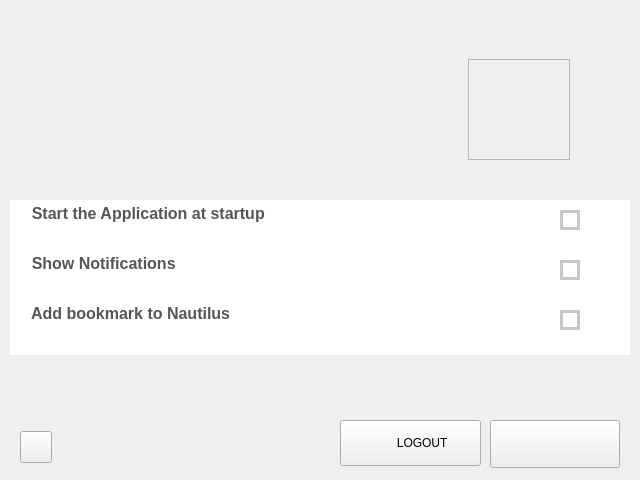
<?xml version="1.0" encoding="UTF-8"?>
<ui version="4.0">
 <class>CloudDrive</class>
 <widget class="QMainWindow" name="CloudDrive">
  <property name="geometry">
   <rect>
    <x>0</x>
    <y>0</y>
    <width>640</width>
    <height>480</height>
   </rect>
  </property>
  <property name="minimumSize">
   <size>
    <width>640</width>
    <height>480</height>
   </size>
  </property>
  <property name="maximumSize">
   <size>
    <width>640</width>
    <height>480</height>
   </size>
  </property>
  <property name="acceptDrops">
   <bool>false</bool>
  </property>
  <property name="windowTitle">
   <string>Cloud Drive</string>
  </property>
  <property name="styleSheet">
   <string notr="true">
background:url(/usr/local/apps/cloud drive/ui\ components/background);</string>
  </property>
  <property name="tabShape">
   <enum>QTabWidget::Rounded</enum>
  </property>
  <property name="dockOptions">
   <set>QMainWindow::AllowNestedDocks|QMainWindow::AllowTabbedDocks|QMainWindow::AnimatedDocks</set>
  </property>
  <property name="unifiedTitleAndToolBarOnMac">
   <bool>false</bool>
  </property>
  <widget class="QWidget" name="centralwidget">
   <widget class="QFrame" name="userImage">
    <property name="geometry">
     <rect>
      <x>468</x>
      <y>59</y>
      <width>102</width>
      <height>101</height>
     </rect>
    </property>
    <property name="styleSheet">
     <string notr="true">background: url(/usr/local/apps/cloud drive/ui\ components/userDefaultImage);
border-radius: 50px;</string>
    </property>
    <property name="frameShape">
     <enum>QFrame::StyledPanel</enum>
    </property>
    <property name="frameShadow">
     <enum>QFrame::Raised</enum>
    </property>
   </widget>
   <widget class="QWidget" name="logo" native="true">
    <property name="geometry">
     <rect>
      <x>20</x>
      <y>20</y>
      <width>150</width>
      <height>80</height>
     </rect>
    </property>
    <property name="styleSheet">
     <string notr="true">background:url(/usr/local/apps/cloud drive/ui\ components/logo);</string>
    </property>
   </widget>
   <widget class="QWidget" name="optionsWidget" native="true">
    <property name="geometry">
     <rect>
      <x>0</x>
      <y>180</y>
      <width>640</width>
      <height>208</height>
     </rect>
    </property>
    <property name="styleSheet">
     <string notr="true">QWidget#optionsWidget{
	background:url(/usr/local/apps/cloud drive/ui\ components/optionsBackground1);
}
QWidget#optionsWidget:hover{
	background:url(/usr/local/apps/cloud drive/ui\ components/optionsBackground2);
}
QWidget#optionsWidget{
	border-color:transparent
}</string>
    </property>
    <widget class="QTextBrowser" name="optionsWidgetChild1">
     <property name="geometry">
      <rect>
       <x>10</x>
       <y>20</y>
       <width>620</width>
       <height>55</height>
      </rect>
     </property>
     <property name="styleSheet">
      <string notr="true">QTextBrowser#optionsWidgetChild1{background:#fff;color:#a5a8ab;border:none}
QTextBrowser#optionsWidgetChild1:hover{background:#eee;}
</string>
     </property>
     <property name="html">
      <string>&lt;!DOCTYPE HTML PUBLIC &quot;-//W3C//DTD HTML 4.0//EN&quot; &quot;http://www.w3.org/TR/REC-html40/strict.dtd&quot;&gt;
&lt;html&gt;&lt;head&gt;&lt;meta name=&quot;qrichtext&quot; content=&quot;1&quot; /&gt;&lt;style type=&quot;text/css&quot;&gt;
p, li { white-space: pre-wrap; }
&lt;/style&gt;&lt;/head&gt;&lt;body style=&quot; font-family:'Cantarell'; font-size:11pt; font-weight:400; font-style:normal;&quot;&gt;
&lt;p style=&quot; margin-top:0px; margin-bottom:0px; margin-left:0px; margin-right:0px; -qt-block-indent:0; text-indent:0px;&quot;&gt;&lt;span style=&quot; font-size:12pt; font-weight:600; color:#555753;&quot;&gt;    Start the Application at startup&lt;/span&gt;&lt;/p&gt;&lt;/body&gt;&lt;/html&gt;</string>
     </property>
    </widget>
    <widget class="QTextBrowser" name="optionsWidgetChild2">
     <property name="geometry">
      <rect>
       <x>10</x>
       <y>70</y>
       <width>620</width>
       <height>55</height>
      </rect>
     </property>
     <property name="styleSheet">
      <string notr="true">QTextBrowser#optionsWidgetChild2{background:#fff;border:none;color:#a5a8ab;}
QTextBrowser#optionsWidgetChild2:hover{background:#eee;}
</string>
     </property>
     <property name="html">
      <string>&lt;!DOCTYPE HTML PUBLIC &quot;-//W3C//DTD HTML 4.0//EN&quot; &quot;http://www.w3.org/TR/REC-html40/strict.dtd&quot;&gt;
&lt;html&gt;&lt;head&gt;&lt;meta name=&quot;qrichtext&quot; content=&quot;1&quot; /&gt;&lt;style type=&quot;text/css&quot;&gt;
p, li { white-space: pre-wrap; }
&lt;/style&gt;&lt;/head&gt;&lt;body style=&quot; font-family:'Cantarell'; font-size:11pt; font-weight:400; font-style:normal;&quot;&gt;
&lt;p style=&quot; margin-top:0px; margin-bottom:0px; margin-left:0px; margin-right:0px; -qt-block-indent:0; text-indent:0px;&quot;&gt;&lt;span style=&quot; font-size:12pt; font-weight:600; color:#555753;&quot;&gt;    Show Notifications&lt;/span&gt;&lt;/p&gt;&lt;/body&gt;&lt;/html&gt;</string>
     </property>
    </widget>
    <widget class="QTextBrowser" name="optionsWidgetChild3">
     <property name="geometry">
      <rect>
       <x>10</x>
       <y>120</y>
       <width>620</width>
       <height>55</height>
      </rect>
     </property>
     <property name="styleSheet">
      <string notr="true">QTextBrowser#optionsWidgetChild3{background:#fff;border:none;}
QTextBrowser#optionsWidgetChild3:hover{background:#eee;}
</string>
     </property>
     <property name="html">
      <string>&lt;!DOCTYPE HTML PUBLIC &quot;-//W3C//DTD HTML 4.0//EN&quot; &quot;http://www.w3.org/TR/REC-html40/strict.dtd&quot;&gt;
&lt;html&gt;&lt;head&gt;&lt;meta name=&quot;qrichtext&quot; content=&quot;1&quot; /&gt;&lt;style type=&quot;text/css&quot;&gt;
p, li { white-space: pre-wrap; }
&lt;/style&gt;&lt;/head&gt;&lt;body style=&quot; font-family:'Cantarell'; font-size:11pt; font-weight:400; font-style:normal;&quot;&gt;
&lt;p style=&quot; margin-top:0px; margin-bottom:0px; margin-left:0px; margin-right:0px; -qt-block-indent:0; text-indent:0px;&quot;&gt;&lt;span style=&quot; font-size:12pt; font-weight:600; color:#555753;&quot;&gt;    Add bookmark to Nautilus&lt;/span&gt;&lt;/p&gt;&lt;/body&gt;&lt;/html&gt;</string>
     </property>
    </widget>
    <widget class="QCheckBox" name="checkBox1">
     <property name="enabled">
      <bool>true</bool>
     </property>
     <property name="geometry">
      <rect>
       <x>560</x>
       <y>30</y>
       <width>20</width>
       <height>20</height>
      </rect>
     </property>
     <property name="focusPolicy">
      <enum>Qt::NoFocus</enum>
     </property>
     <property name="styleSheet">
      <string notr="true">background:transparent;
color:#c5c8cb;
border:3px solid #c5c8cb;</string>
     </property>
     <property name="text">
      <string>d</string>
     </property>
    </widget>
    <widget class="QCheckBox" name="checkBox2">
     <property name="enabled">
      <bool>true</bool>
     </property>
     <property name="geometry">
      <rect>
       <x>560</x>
       <y>80</y>
       <width>20</width>
       <height>20</height>
      </rect>
     </property>
     <property name="focusPolicy">
      <enum>Qt::NoFocus</enum>
     </property>
     <property name="styleSheet">
      <string notr="true">background:transparent;
color:#c5c8cb;
border:3px solid #c5c8cb;</string>
     </property>
     <property name="text">
      <string/>
     </property>
    </widget>
    <widget class="QCheckBox" name="checkBox3">
     <property name="enabled">
      <bool>true</bool>
     </property>
     <property name="geometry">
      <rect>
       <x>560</x>
       <y>130</y>
       <width>20</width>
       <height>20</height>
      </rect>
     </property>
     <property name="focusPolicy">
      <enum>Qt::NoFocus</enum>
     </property>
     <property name="styleSheet">
      <string notr="true">background:transparent;
color:#ccc;
border:3px solid #c5c8cb;</string>
     </property>
     <property name="text">
      <string/>
     </property>
    </widget>
   </widget>
   <widget class="QFrame" name="appDrawerButton">
    <property name="enabled">
     <bool>true</bool>
    </property>
    <property name="geometry">
     <rect>
      <x>570</x>
      <y>20</y>
      <width>48</width>
      <height>48</height>
     </rect>
    </property>
    <property name="styleSheet">
     <string notr="true">QFrame#appDrawerButton{background:url(/usr/local/apps/cloud drive/ui\ components/appDrawerButton);}QFrame#appDrawerButton:hover{background:url(/usr/local/apps/cloud drive/ui\ components/appDrawerHoverButton);}</string>
    </property>
   </widget>
   <widget class="QPushButton" name="quitButton">
    <property name="geometry">
     <rect>
      <x>490</x>
      <y>420</y>
      <width>130</width>
      <height>48</height>
     </rect>
    </property>
    <property name="cursor">
     <cursorShape>PointingHandCursor</cursorShape>
    </property>
    <property name="styleSheet">
     <string notr="true">QPushButton#quitButton{border:2px solid #fff ;
background: url(/usr/local/apps/cloud drive/ui\ components/exitButton);color:#fff}
QPushButton#quitButton:hover{border:2px solid #fff ;
background: url(/usr/local/apps/cloud drive/ui\ components/exitButtonHover);color:#fff;cursor:pointer}</string>
    </property>
    <property name="text">
     <string/>
    </property>
   </widget>
   <widget class="QPushButton" name="loginButton">
    <property name="geometry">
     <rect>
      <x>340</x>
      <y>420</y>
      <width>141</width>
      <height>46</height>
     </rect>
    </property>
    <property name="cursor">
     <cursorShape>PointingHandCursor</cursorShape>
    </property>
    <property name="styleSheet">
     <string notr="true">QPushButton#loginButton{border:2px solid #fff ;
background: url(/usr/local/apps/cloud drive/ui\ components/loginButton);color:#fff;text-align:left}
QPushButton#loginButton:hover{
background: url(/usr/local/apps/cloud drive/ui\ components/loginButtonHover);color:#fff;margin-top:2px;}</string>
    </property>
    <property name="text">
     <string>       LOGOUT</string>
    </property>
   </widget>
   <widget class="QPushButton" name="infoButton">
    <property name="geometry">
     <rect>
      <x>20</x>
      <y>431</y>
      <width>32</width>
      <height>32</height>
     </rect>
    </property>
    <property name="cursor">
     <cursorShape>PointingHandCursor</cursorShape>
    </property>
    <property name="styleSheet">
     <string notr="true">QPushButton#infoButton{border:none;
background: url(/usr/local/apps/cloud drive/ui\ components/infoButton);}</string>
    </property>
    <property name="text">
     <string/>
    </property>
   </widget>
  </widget>
 </widget>
 <resources/>
 <connections/>
</ui>
